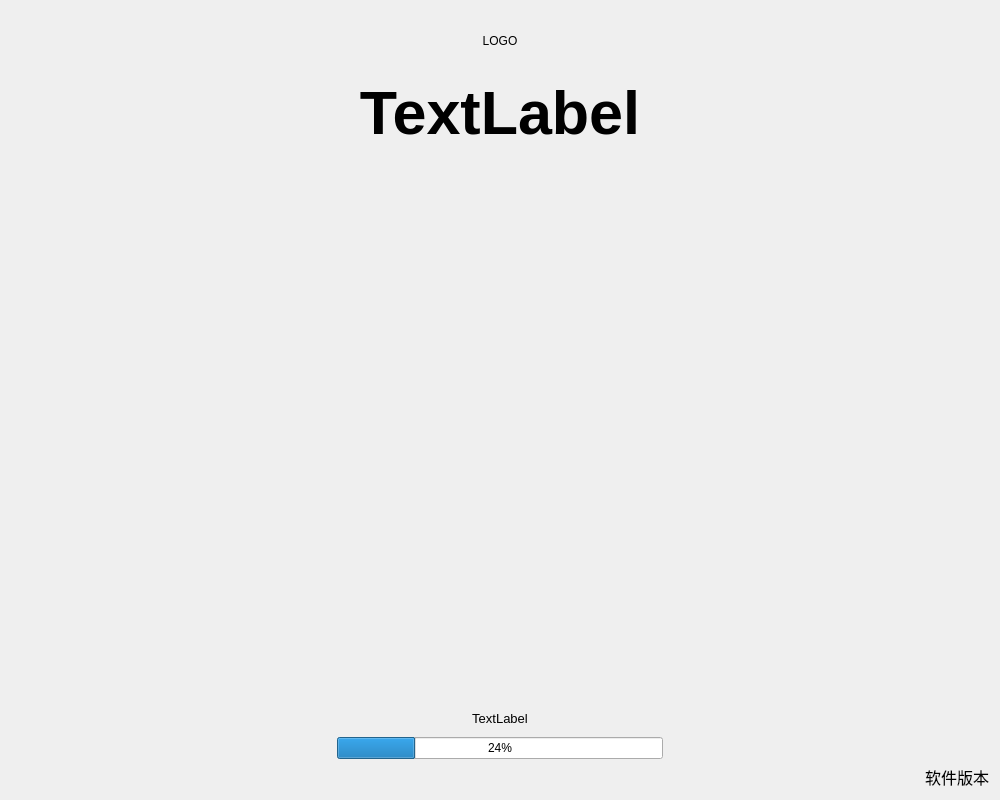
<?xml version="1.0" encoding="UTF-8"?>
<ui version="4.0">
 <class>SplashScreen</class>
 <widget class="QWidget" name="SplashScreen">
  <property name="geometry">
   <rect>
    <x>0</x>
    <y>0</y>
    <width>1000</width>
    <height>800</height>
   </rect>
  </property>
  <property name="windowTitle">
   <string>Form</string>
  </property>
  <property name="inputMethodHints">
   <set>Qt::ImhNone</set>
  </property>
  <layout class="QGridLayout" name="gridLayout">
   <item row="0" column="0">
    <widget class="QLabel" name="label_logo">
     <property name="minimumSize">
      <size>
       <width>0</width>
       <height>60</height>
      </size>
     </property>
     <property name="text">
      <string>LOGO</string>
     </property>
     <property name="alignment">
      <set>Qt::AlignCenter</set>
     </property>
    </widget>
   </item>
   <item row="1" column="0">
    <widget class="QLabel" name="label_title">
     <property name="minimumSize">
      <size>
       <width>0</width>
       <height>70</height>
      </size>
     </property>
     <property name="font">
      <font>
       <pointsize>46</pointsize>
       <weight>75</weight>
       <bold>true</bold>
      </font>
     </property>
     <property name="text">
      <string>TextLabel</string>
     </property>
     <property name="alignment">
      <set>Qt::AlignCenter</set>
     </property>
    </widget>
   </item>
   <item row="2" column="0">
    <spacer name="verticalSpacer">
     <property name="orientation">
      <enum>Qt::Vertical</enum>
     </property>
     <property name="sizeHint" stdset="0">
      <size>
       <width>13</width>
       <height>156</height>
      </size>
     </property>
    </spacer>
   </item>
   <item row="3" column="0">
    <layout class="QHBoxLayout" name="horizontalLayout">
     <item>
      <spacer name="horizontalSpacer_2">
       <property name="orientation">
        <enum>Qt::Horizontal</enum>
       </property>
       <property name="sizeHint" stdset="0">
        <size>
         <width>20</width>
         <height>20</height>
        </size>
       </property>
      </spacer>
     </item>
     <item>
      <layout class="QVBoxLayout" name="verticalLayout">
       <property name="spacing">
        <number>6</number>
       </property>
       <item>
        <widget class="QLabel" name="label_progress_msg">
         <property name="minimumSize">
          <size>
           <width>0</width>
           <height>25</height>
          </size>
         </property>
         <property name="maximumSize">
          <size>
           <width>16777215</width>
           <height>30</height>
          </size>
         </property>
         <property name="font">
          <font>
           <pointsize>10</pointsize>
          </font>
         </property>
         <property name="text">
          <string>TextLabel</string>
         </property>
         <property name="alignment">
          <set>Qt::AlignCenter</set>
         </property>
        </widget>
       </item>
       <item>
        <widget class="QProgressBar" name="progressBar">
         <property name="minimumSize">
          <size>
           <width>0</width>
           <height>18</height>
          </size>
         </property>
         <property name="maximumSize">
          <size>
           <width>16777215</width>
           <height>16777215</height>
          </size>
         </property>
         <property name="value">
          <number>24</number>
         </property>
         <property name="alignment">
          <set>Qt::AlignLeading|Qt::AlignLeft|Qt::AlignVCenter</set>
         </property>
         <property name="textVisible">
          <bool>true</bool>
         </property>
         <property name="orientation">
          <enum>Qt::Horizontal</enum>
         </property>
         <property name="invertedAppearance">
          <bool>false</bool>
         </property>
        </widget>
       </item>
      </layout>
     </item>
     <item>
      <spacer name="horizontalSpacer_3">
       <property name="orientation">
        <enum>Qt::Horizontal</enum>
       </property>
       <property name="sizeHint" stdset="0">
        <size>
         <width>20</width>
         <height>20</height>
        </size>
       </property>
      </spacer>
     </item>
    </layout>
   </item>
   <item row="4" column="0">
    <layout class="QHBoxLayout" name="horizontalLayout_2">
     <item>
      <spacer name="horizontalSpacer">
       <property name="orientation">
        <enum>Qt::Horizontal</enum>
       </property>
       <property name="sizeHint" stdset="0">
        <size>
         <width>575</width>
         <height>20</height>
        </size>
       </property>
      </spacer>
     </item>
     <item>
      <widget class="QLabel" name="label_version">
       <property name="maximumSize">
        <size>
         <width>16777215</width>
         <height>30</height>
        </size>
       </property>
       <property name="font">
        <font>
         <pointsize>12</pointsize>
        </font>
       </property>
       <property name="text">
        <string>软件版本</string>
       </property>
       <property name="alignment">
        <set>Qt::AlignRight|Qt::AlignTrailing|Qt::AlignVCenter</set>
       </property>
      </widget>
     </item>
    </layout>
   </item>
  </layout>
 </widget>
 <resources/>
 <connections/>
</ui>
